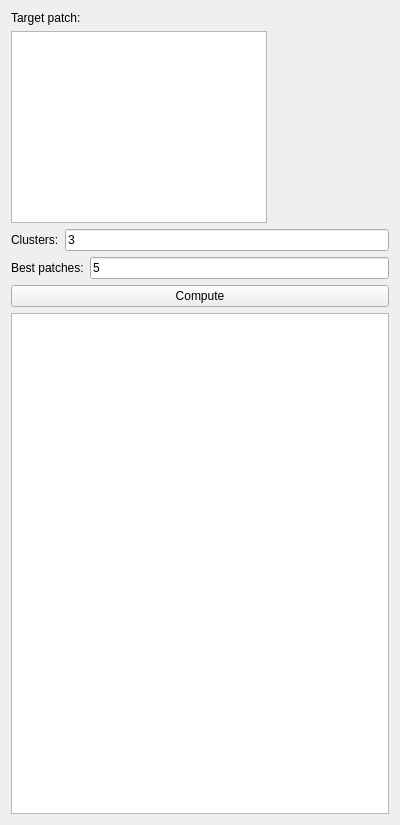
<?xml version="1.0" encoding="UTF-8"?>
<ui version="4.0">
 <class>TopPatchesWidget</class>
 <widget class="QWidget" name="TopPatchesWidget">
  <property name="geometry">
   <rect>
    <x>0</x>
    <y>0</y>
    <width>400</width>
    <height>825</height>
   </rect>
  </property>
  <property name="windowTitle">
   <string>Top Patches</string>
  </property>
  <layout class="QHBoxLayout" name="horizontalLayout_4">
   <item>
    <layout class="QHBoxLayout" name="horizontalLayout" stretch="2">
     <item>
      <layout class="QVBoxLayout" name="verticalLayout_2" stretch="0,1,0,0,0,0">
       <item>
        <widget class="QLabel" name="label_2">
         <property name="text">
          <string>Target patch:</string>
         </property>
        </widget>
       </item>
       <item>
        <widget class="QGraphicsView" name="gfxTargetPatch">
         <property name="sizePolicy">
          <sizepolicy hsizetype="Maximum" vsizetype="Fixed">
           <horstretch>0</horstretch>
           <verstretch>0</verstretch>
          </sizepolicy>
         </property>
         <property name="verticalScrollBarPolicy">
          <enum>Qt::ScrollBarAlwaysOff</enum>
         </property>
         <property name="horizontalScrollBarPolicy">
          <enum>Qt::ScrollBarAlwaysOff</enum>
         </property>
        </widget>
       </item>
       <item>
        <layout class="QHBoxLayout" name="horizontalLayout_2">
         <item>
          <widget class="QLabel" name="label">
           <property name="text">
            <string>Clusters:</string>
           </property>
          </widget>
         </item>
         <item>
          <widget class="QLineEdit" name="txtClusters">
           <property name="text">
            <string>3</string>
           </property>
          </widget>
         </item>
        </layout>
       </item>
       <item>
        <layout class="QHBoxLayout" name="horizontalLayout_5">
         <item>
          <widget class="QLabel" name="label_6">
           <property name="text">
            <string>Best patches:</string>
           </property>
           <property name="wordWrap">
            <bool>true</bool>
           </property>
          </widget>
         </item>
         <item>
          <widget class="QLineEdit" name="txtNumberOfPatches">
           <property name="text">
            <string>5</string>
           </property>
          </widget>
         </item>
        </layout>
       </item>
       <item>
        <widget class="QPushButton" name="btnCompute">
         <property name="text">
          <string>Compute</string>
         </property>
        </widget>
       </item>
       <item>
        <widget class="QTableView" name="tblviewTopPatches">
         <property name="sortingEnabled">
          <bool>true</bool>
         </property>
        </widget>
       </item>
      </layout>
     </item>
    </layout>
   </item>
  </layout>
 </widget>
 <resources/>
 <connections/>
</ui>
